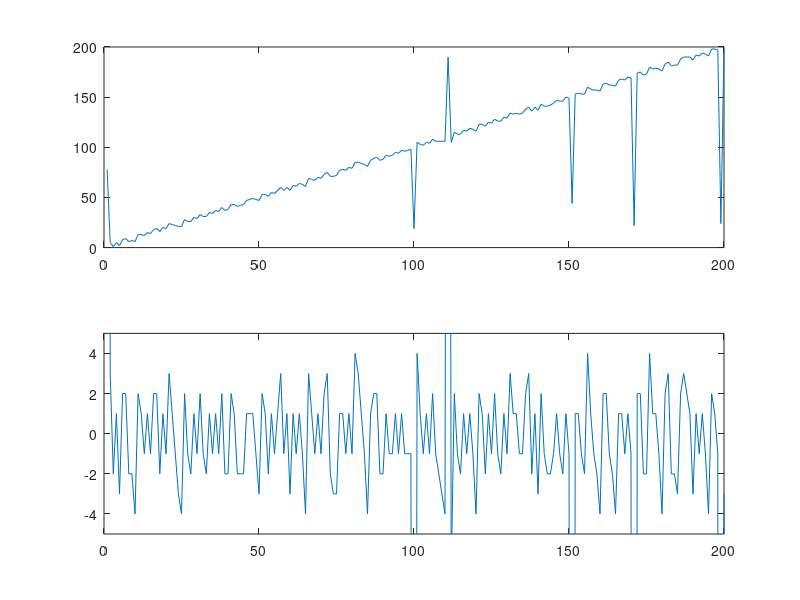

The MATLAB source for this figure:
% example for Nearest Neighbor

clear; close;

load hw3_3_data;

[m,n] = size(X);

% show all data
for i = 1:m
    I = reshape(X(i,:),28,23);
    imagesc(I);
    colormap(gray)
    axis equal;
    pause(0.5);
end 

% find the nearest neighbor
for i = 1:m
    for j = 1:m
        d(i,j) = norm(X(i,:)-X(j,:));
    end
    [dis, dis_ind] = sort(d(i,:));
    nn(i) = dis_ind(2);
end

% label of the nearest neighbor
subplot(211);
plot(nn);

% label distance 
subplot(212);
plot(nn-(1:m));
ylim([-5 5]);






